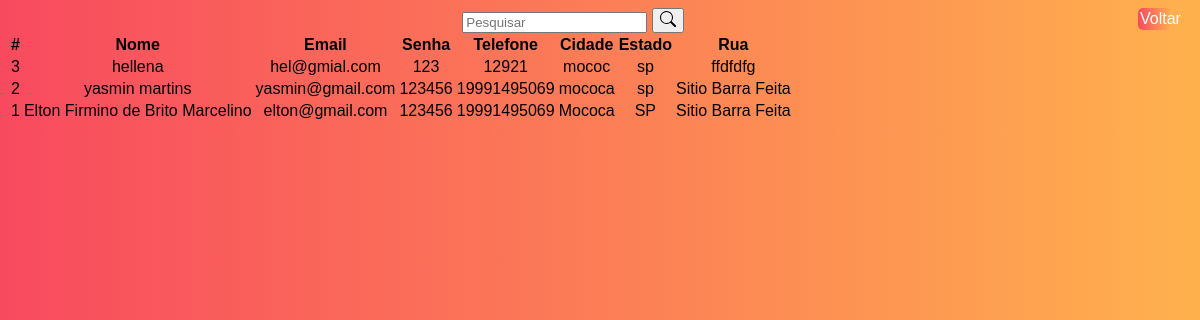
Page /sistema.php on the committed database.
### tables this page shows
CREATE TABLE `usuario` (
  `id` int(11) NOT NULL,
  `nome` varchar(45) DEFAULT NULL,
  `email` varchar(45) DEFAULT NULL,
  `telefone` varchar(20) DEFAULT NULL,
  `senha` varchar(30) DEFAULT NULL,
  `cidade` varchar(45) DEFAULT NULL,
  `estado` varchar(3) DEFAULT NULL,
  `rua` varchar(30) DEFAULT NULL
);

### sistema.php (the view, shortened to what this page needs)
<?php
include_once('config.php');
if (!empty($_GET['search'])) {
    $data = $_GET['search'];
    $sql = "SELECT * FROM usuario WHERE id LIKE '%$data%' or nome LIKE '%$data%' or email LIKE '%$data%' ORDER BY id DESC";
} else {
    $sql = "SELECT * FROM usuario ORDER BY id DESC";
}
$result = $conexao->query($sql);
?>
<!DOCTYPE html>
<html lang="en">
<head>
</head>
<body>
    <main>
    <a href="index.php">Voltar</a>
        <div class='box'>
            <input type='search' class='input' placeholder="Pesquisar" id='pesquisar'>
            <button onclick="searchData()">
            </button>
        </div>
        <div class='tabela'>
        <table  >
            <thead>
                <tr>
                    <th scope="col">#</th>
                    <th scope="col">Nome</th>
                    <th scope="col">Email</th>
                    <th scope="col">Senha</th>
                    <th scope="col">Telefone</th>
                    <th scope="col">Cidade</th>
                    <th scope="col">Estado</th>
                    <th scope="col">Rua</th>
                </tr>
            </thead>
            <tbody>
                <?php
                    while($user_data = mysqli_fetch_assoc($result)) {
                        echo "<tr>";
                        echo "<td>".$user_data['id']."</td>";
                        echo "<td>".$user_data['nome']."</td>";
                        echo "<td>".$user_data['email']."</td>";
                        echo "<td>".$user_data['senha']."</td>";
                        echo "<td>".$user_data['telefone']."</td>";
                        echo "<td>".$user_data['cidade']."</td>";
                        echo "<td>".$user_data['estado']."</td>";
                        echo "<td>".$user_data['rua']."</td>";
                    }
                    ?>
            </tbody>
        </table>
    </div>
    </main>
</body>
</html>

### sistema.php (style rules this page uses)
body { text-align: center; font-family: Arial, Helvetica, sans-serif; background-image: linear-gradient(to right, rgb(248, 74, 95), rgb(255, 177, 78)); }
main { top:50px; }
a { float: right; width: 30px; margin-right: 20px; padding: 2px; border-radius: 5px; text-decoration: none; color: #fff; background-image: linear-gradient(to right, rgb(248, 74, 95), rgb(255, 177, 78)); cursor: pointer; }

### rows in the picture
usuario: id "3", nome "hellena", email "hel@gmial.com", senha "123", telefone "12921", cidade "mococ", estado "sp", rua "ffdfdfg"
usuario: id "2", nome "yasmin martins", email "yasmin@gmail.com", senha "123456", telefone "19991495069", cidade "mococa", estado "sp", rua "Sitio Barra Feita"
usuario: id "1", nome "Elton Firmino de Brito Marcelino", email "elton@gmail.com", senha "123456", telefone "19991495069", cidade "Mococa", estado "SP", rua "Sitio Barra Feita"
